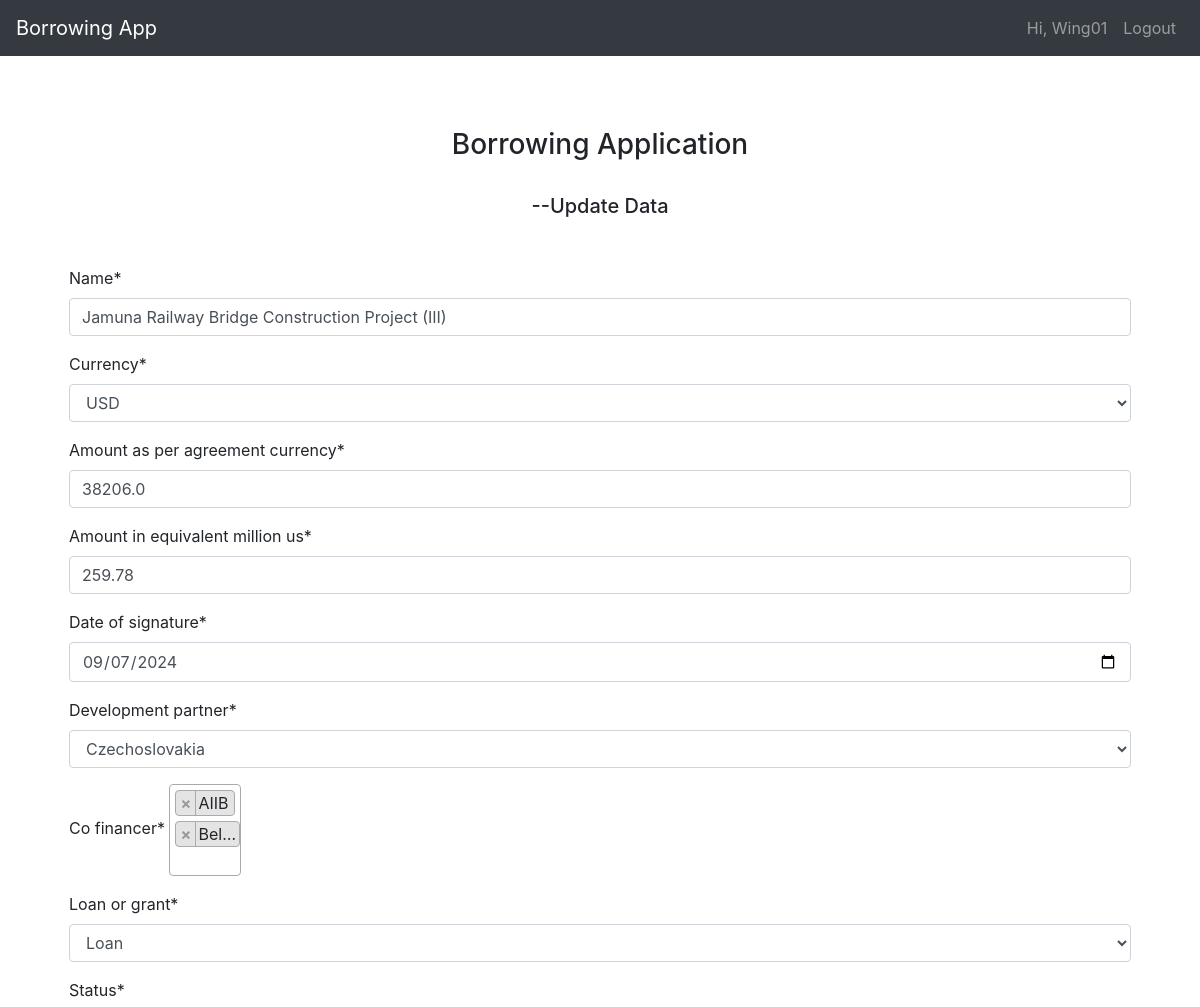
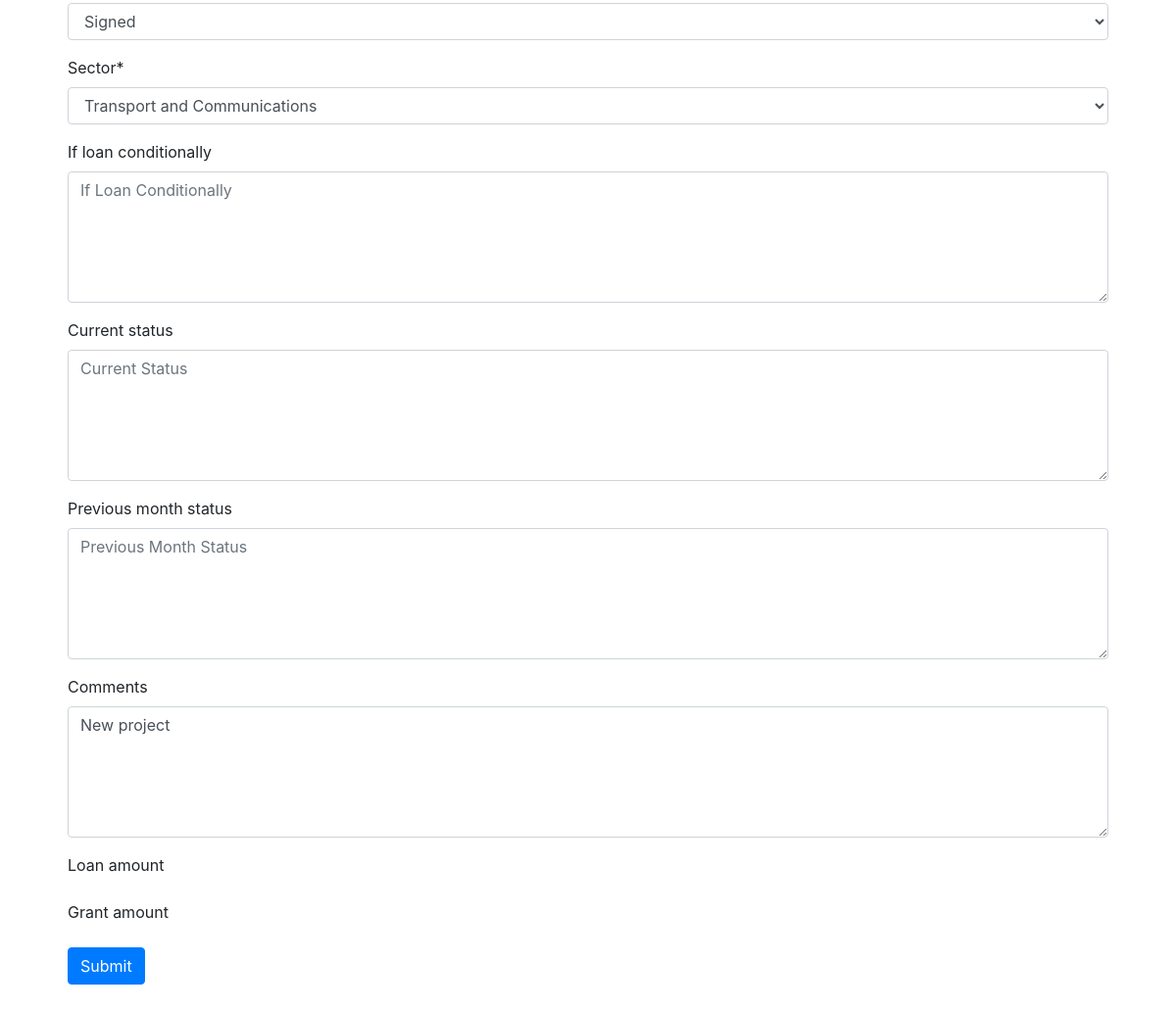
/update-wing/2/ (signed in), run on the app's committed database (2 pictures, top to bottom).
### Wing/models.py (models this page shows, shortened)
class Wing_One(models.Model):
    wing = models.ForeignKey(User, null=True, on_delete=models.CASCADE)
    name = models.CharField(max_length=3000, null=True)
    currency = models.CharField(max_length=100, choices=CURRENCY, default='USD')
    amount_as_per_agreement_currency = models.FloatField()
    amount_in_equivalent_million_us = models.FloatField()
    date_of_signature = models.DateTimeField()
    development_partner = models.CharField(max_length=100, choices=DEV_PARTNER)
    co_financer = models.ManyToManyField(CO_FINANCER)
    loan_or_grant = models.CharField(max_length=200, choices=LOAN_GRANT, default='Loan')
    status = models.CharField(max_length=100, choices=PROPABILITY)
    sector = models.CharField(max_length=500, choices=SECTOR, default='General Public Services')
    if_loan_conditionally = models.TextField(null=True, blank=True)
    current_status = models.TextField(null=True, blank=True)
    previous_month_status = models.TextField(null=True, blank=True)
    comments = models.TextField(null=True, blank=True)
    updated = models.DateTimeField(auto_now=True)

class CO_FINANCER(models.Model):
    name = models.CharField(max_length=100, choices=DEV_PARTNER)
    def __str__(self):
        return self.name

### Wing/decorators.py (the view)
        def wrapper_func(request, *args, **kwargs):
            group = None
            if request.user.groups.exists():
                group = request.user.groups.all()[0].name
            if group in allowed_roles:
                return view_func(request, *args, **kwargs)
            else:
                return redirect('dashboard')

### Wing/views.py (called while the page is built)
@allowerd_users(allowed_roles='wings')
def update_wing(request, pk):
    wing = Wing_One.objects.get(id=pk)
    form = Wing_One_Form(instance=wing)
    if request.method == "POST":
        form = Wing_One_Form(request.POST, instance=wing)
        if form.is_valid():
            form.instance.wing = request.user
            form.save()
            return redirect('home')
    context = {
        'form': form
    }
    return render(request, 'wing_create.html', context)

### templates/wing_create.html (shortened to what this page needs)
{% extends 'base.html' %}
{% load crispy_forms_tags %}
{% block content %}
<div class="container mt-5">
  <br>
  <h3 class="text-center">Borrowing Application</h3>
  <br>
  <h5 class="text-center">--Update Data</h5>
  <br>
    <form class="px-4 py-3" method="post">
            <div class="form-group">
        {{ form|crispy }}
        </div>
        <button type="submit" class="btn btn-primary">Submit</button>
    </form>
</div>
{% endblock %}

### templates/navbar.html (shortened to what this page needs)
<nav class="navbar navbar-expand-lg navbar-dark bg-dark">
    <a class="navbar-brand" href="{% url 'home' %}">Borrowing App</a>
    <div class="collapse navbar-collapse" id="navbarSupportedContent">
      <ul class="navbar-nav ml-auto">
        {% if request.user.is_authenticated %}
          <a class="nav-link" href="">Hi, {{ request.user.username }}</a>
          <a class="nav-link" href="{% url 'logout' %}">Logout</a>
        {% else %}
        <li class="nav-item"></li>
          <a class="nav-link" href="{% url 'login' %}">Login</a>
        </li>
        {% endif %}
      </ul>
    </div>
  </nav>

### data on the page
Wing_One: name "Jamuna Railway Bridge Construction Project (III)", currency "USD", amount_as_per_agreement_currency "38206.0", amount_in_equivalent_million_us "259.78", date_of_signature "09/07/2024", development_partner "Czechoslovakia", loan_or_grant "Loan", status "Signed", sector "Transport and Communications", comments "New project"

### other printed values
{{ request.user.username }} "Wing01"
